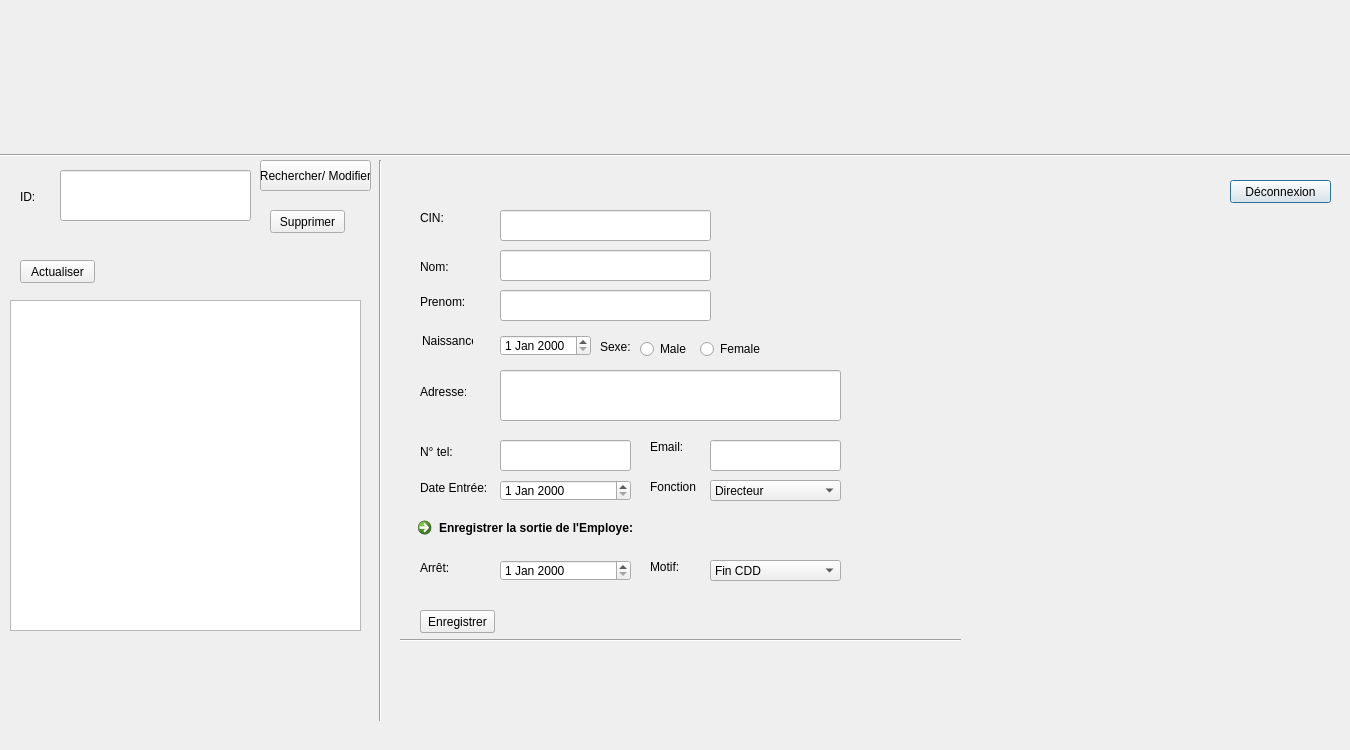
<?xml version="1.0" encoding="UTF-8"?>
<ui version="4.0">
 <class>AjouterPersonel</class>
 <widget class="QDialog" name="AjouterPersonel">
  <property name="geometry">
   <rect>
    <x>0</x>
    <y>0</y>
    <width>1350</width>
    <height>750</height>
   </rect>
  </property>
  <property name="windowTitle">
   <string>Dialog</string>
  </property>
  <widget class="QLabel" name="label">
   <property name="geometry">
    <rect>
     <x>0</x>
     <y>0</y>
     <width>1350</width>
     <height>750</height>
    </rect>
   </property>
   <property name="styleSheet">
    <string notr="true">background-image: url(:/sig/erp.jpg);</string>
   </property>
   <property name="text">
    <string/>
   </property>
   <property name="pixmap">
    <pixmap resource="iconnes.qrc">:/sig/images/erp.jpg</pixmap>
   </property>
  </widget>
  <widget class="QDateEdit" name="entreeDE">
   <property name="geometry">
    <rect>
     <x>500</x>
     <y>480</y>
     <width>131</width>
     <height>21</height>
    </rect>
   </property>
  </widget>
  <widget class="QComboBox" name="foctionCOB">
   <property name="geometry">
    <rect>
     <x>710</x>
     <y>480</y>
     <width>131</width>
     <height>21</height>
    </rect>
   </property>
   <item>
    <property name="text">
     <string>Directeur</string>
    </property>
   </item>
   <item>
    <property name="text">
     <string>Secrétaire</string>
    </property>
   </item>
   <item>
    <property name="text">
     <string>Chef Maintenance</string>
    </property>
   </item>
   <item>
    <property name="text">
     <string>Assistant chef maintenance</string>
    </property>
   </item>
   <item>
    <property name="text">
     <string>Directeur Hébergement</string>
    </property>
   </item>
   <item>
    <property name="text">
     <string>Chef Réception</string>
    </property>
   </item>
   <item>
    <property name="text">
     <string>Réceptionniste</string>
    </property>
   </item>
   <item>
    <property name="text">
     <string>Chef cuisinier</string>
    </property>
   </item>
   <item>
    <property name="text">
     <string>Assistant du chef cuisinier</string>
    </property>
   </item>
   <item>
    <property name="text">
     <string>Autre</string>
    </property>
   </item>
  </widget>
  <widget class="QLabel" name="label_6">
   <property name="geometry">
    <rect>
     <x>420</x>
     <y>295</y>
     <width>46</width>
     <height>13</height>
    </rect>
   </property>
   <property name="text">
    <string>Prenom:</string>
   </property>
  </widget>
  <widget class="QPushButton" name="deconnectionPB">
   <property name="geometry">
    <rect>
     <x>1230</x>
     <y>180</y>
     <width>101</width>
     <height>23</height>
    </rect>
   </property>
   <property name="text">
    <string>Déconnexion</string>
   </property>
  </widget>
  <widget class="QLabel" name="label_2">
   <property name="geometry">
    <rect>
     <x>700</x>
     <y>-40</y>
     <width>251</width>
     <height>221</height>
    </rect>
   </property>
   <property name="text">
    <string/>
   </property>
   <property name="pixmap">
    <pixmap>../../../../Aymen/Downloads/logo Abou Nawes.gif</pixmap>
   </property>
  </widget>
  <widget class="QLabel" name="label_11">
   <property name="geometry">
    <rect>
     <x>650</x>
     <y>440</y>
     <width>46</width>
     <height>13</height>
    </rect>
   </property>
   <property name="text">
    <string>Email:</string>
   </property>
  </widget>
  <widget class="QLabel" name="label_17">
   <property name="geometry">
    <rect>
     <x>420</x>
     <y>480</y>
     <width>71</width>
     <height>16</height>
    </rect>
   </property>
   <property name="text">
    <string>Date Entrée:</string>
   </property>
  </widget>
  <widget class="QComboBox" name="motifCOB">
   <property name="geometry">
    <rect>
     <x>710</x>
     <y>560</y>
     <width>131</width>
     <height>21</height>
    </rect>
   </property>
   <item>
    <property name="text">
     <string>Fin CDD</string>
    </property>
   </item>
   <item>
    <property name="text">
     <string>Démission</string>
    </property>
   </item>
   <item>
    <property name="text">
     <string>Retraite</string>
    </property>
   </item>
   <item>
    <property name="text">
     <string>Licenciement</string>
    </property>
   </item>
   <item>
    <property name="text">
     <string>Décès</string>
    </property>
   </item>
   <item>
    <property name="text">
     <string>Autre</string>
    </property>
   </item>
  </widget>
  <widget class="QDateEdit" name="naissanceDE">
   <property name="geometry">
    <rect>
     <x>500</x>
     <y>335</y>
     <width>91</width>
     <height>21</height>
    </rect>
   </property>
  </widget>
  <widget class="Line" name="line_3">
   <property name="geometry">
    <rect>
     <x>400</x>
     <y>630</y>
     <width>561</width>
     <height>20</height>
    </rect>
   </property>
   <property name="orientation">
    <enum>Qt::Horizontal</enum>
   </property>
  </widget>
  <widget class="QLabel" name="motifL">
   <property name="geometry">
    <rect>
     <x>650</x>
     <y>560</y>
     <width>46</width>
     <height>13</height>
    </rect>
   </property>
   <property name="text">
    <string>Motif:</string>
   </property>
  </widget>
  <widget class="QDateEdit" name="arretDE">
   <property name="geometry">
    <rect>
     <x>500</x>
     <y>560</y>
     <width>131</width>
     <height>21</height>
    </rect>
   </property>
  </widget>
  <widget class="QLabel" name="label_10">
   <property name="geometry">
    <rect>
     <x>420</x>
     <y>445</y>
     <width>46</width>
     <height>13</height>
    </rect>
   </property>
   <property name="text">
    <string>N° tel:</string>
   </property>
  </widget>
  <widget class="QLabel" name="label_3">
   <property name="geometry">
    <rect>
     <x>420</x>
     <y>260</y>
     <width>46</width>
     <height>13</height>
    </rect>
   </property>
   <property name="text">
    <string>Nom:</string>
   </property>
  </widget>
  <widget class="QLabel" name="arretL">
   <property name="geometry">
    <rect>
     <x>420</x>
     <y>560</y>
     <width>71</width>
     <height>16</height>
    </rect>
   </property>
   <property name="text">
    <string>Arrêt:  </string>
   </property>
  </widget>
  <widget class="QLabel" name="label_18">
   <property name="geometry">
    <rect>
     <x>650</x>
     <y>480</y>
     <width>46</width>
     <height>13</height>
    </rect>
   </property>
   <property name="text">
    <string>Fonction: </string>
   </property>
  </widget>
  <widget class="QLabel" name="label_7">
   <property name="geometry">
    <rect>
     <x>422</x>
     <y>333</y>
     <width>51</width>
     <height>16</height>
    </rect>
   </property>
   <property name="text">
    <string>Naissance:</string>
   </property>
  </widget>
  <widget class="QPushButton" name="supprimerPB">
   <property name="geometry">
    <rect>
     <x>270</x>
     <y>210</y>
     <width>75</width>
     <height>23</height>
    </rect>
   </property>
   <property name="text">
    <string>Supprimer</string>
   </property>
  </widget>
  <widget class="QLabel" name="label_4">
   <property name="geometry">
    <rect>
     <x>420</x>
     <y>210</y>
     <width>61</width>
     <height>16</height>
    </rect>
   </property>
   <property name="text">
    <string>CIN:</string>
   </property>
  </widget>
  <widget class="QPushButton" name="enregistrerPB">
   <property name="geometry">
    <rect>
     <x>420</x>
     <y>610</y>
     <width>75</width>
     <height>23</height>
    </rect>
   </property>
   <property name="text">
    <string>Enregistrer</string>
   </property>
  </widget>
  <widget class="QLabel" name="label_9">
   <property name="geometry">
    <rect>
     <x>420</x>
     <y>385</y>
     <width>46</width>
     <height>13</height>
    </rect>
   </property>
   <property name="text">
    <string>Adresse:</string>
   </property>
  </widget>
  <widget class="QLabel" name="label_8">
   <property name="geometry">
    <rect>
     <x>600</x>
     <y>340</y>
     <width>46</width>
     <height>13</height>
    </rect>
   </property>
   <property name="text">
    <string>Sexe:</string>
   </property>
  </widget>
  <widget class="Line" name="line_2">
   <property name="geometry">
    <rect>
     <x>370</x>
     <y>160</y>
     <width>20</width>
     <height>561</height>
    </rect>
   </property>
   <property name="orientation">
    <enum>Qt::Vertical</enum>
   </property>
  </widget>
  <widget class="QLabel" name="label_14">
   <property name="geometry">
    <rect>
     <x>760</x>
     <y>0</y>
     <width>121</width>
     <height>141</height>
    </rect>
   </property>
   <property name="text">
    <string/>
   </property>
   <property name="pixmap">
    <pixmap>../../../Desktop/outils/Sans titre.jpg</pixmap>
   </property>
  </widget>
  <widget class="Line" name="line">
   <property name="geometry">
    <rect>
     <x>0</x>
     <y>130</y>
     <width>1351</width>
     <height>51</height>
    </rect>
   </property>
   <property name="orientation">
    <enum>Qt::Horizontal</enum>
   </property>
  </widget>
  <widget class="QLineEdit" name="identifiantLE">
   <property name="geometry">
    <rect>
     <x>500</x>
     <y>210</y>
     <width>211</width>
     <height>31</height>
    </rect>
   </property>
  </widget>
  <widget class="QLineEdit" name="prenomLE">
   <property name="geometry">
    <rect>
     <x>500</x>
     <y>290</y>
     <width>211</width>
     <height>31</height>
    </rect>
   </property>
  </widget>
  <widget class="QLineEdit" name="nomLE">
   <property name="geometry">
    <rect>
     <x>500</x>
     <y>250</y>
     <width>211</width>
     <height>31</height>
    </rect>
   </property>
  </widget>
  <widget class="QLineEdit" name="adresseLE">
   <property name="geometry">
    <rect>
     <x>500</x>
     <y>370</y>
     <width>341</width>
     <height>51</height>
    </rect>
   </property>
  </widget>
  <widget class="QLineEdit" name="numLE">
   <property name="geometry">
    <rect>
     <x>500</x>
     <y>440</y>
     <width>131</width>
     <height>31</height>
    </rect>
   </property>
  </widget>
  <widget class="QLineEdit" name="emailLE">
   <property name="geometry">
    <rect>
     <x>710</x>
     <y>440</y>
     <width>131</width>
     <height>31</height>
    </rect>
   </property>
  </widget>
  <widget class="QRadioButton" name="MaleRB">
   <property name="geometry">
    <rect>
     <x>640</x>
     <y>340</y>
     <width>51</width>
     <height>18</height>
    </rect>
   </property>
   <property name="text">
    <string>Male</string>
   </property>
  </widget>
  <widget class="QRadioButton" name="femaleRB">
   <property name="geometry">
    <rect>
     <x>700</x>
     <y>340</y>
     <width>61</width>
     <height>18</height>
    </rect>
   </property>
   <property name="text">
    <string>Female</string>
   </property>
  </widget>
  <widget class="QTableView" name="employesTV">
   <property name="geometry">
    <rect>
     <x>10</x>
     <y>300</y>
     <width>351</width>
     <height>331</height>
    </rect>
   </property>
  </widget>
  <widget class="QPushButton" name="RechercherGrhPB">
   <property name="geometry">
    <rect>
     <x>260</x>
     <y>160</y>
     <width>111</width>
     <height>31</height>
    </rect>
   </property>
   <property name="text">
    <string>Rechercher/ Modifier</string>
   </property>
  </widget>
  <widget class="QLineEdit" name="RechercherGrhLE">
   <property name="geometry">
    <rect>
     <x>60</x>
     <y>170</y>
     <width>191</width>
     <height>51</height>
    </rect>
   </property>
   <property name="text">
    <string/>
   </property>
  </widget>
  <widget class="QPushButton" name="actualiserPB">
   <property name="geometry">
    <rect>
     <x>20</x>
     <y>260</y>
     <width>75</width>
     <height>23</height>
    </rect>
   </property>
   <property name="text">
    <string>Actualiser</string>
   </property>
  </widget>
  <widget class="QLabel" name="label_5">
   <property name="geometry">
    <rect>
     <x>20</x>
     <y>190</y>
     <width>46</width>
     <height>13</height>
    </rect>
   </property>
   <property name="text">
    <string>ID:</string>
   </property>
  </widget>
  <widget class="QCommandLinkButton" name="SortieCL">
   <property name="geometry">
    <rect>
     <x>410</x>
     <y>510</y>
     <width>361</width>
     <height>41</height>
    </rect>
   </property>
   <property name="text">
    <string>Enregistrer la sortie de l'Employe:</string>
   </property>
  </widget>
  <widget class="QPushButton" name="enregistrerPB2">
   <property name="geometry">
    <rect>
     <x>420</x>
     <y>610</y>
     <width>75</width>
     <height>23</height>
    </rect>
   </property>
   <property name="text">
    <string>Enregistrer</string>
   </property>
  </widget>
 </widget>
 <resources>
  <include location="iconnes.qrc"/>
 </resources>
 <connections/>
</ui>
